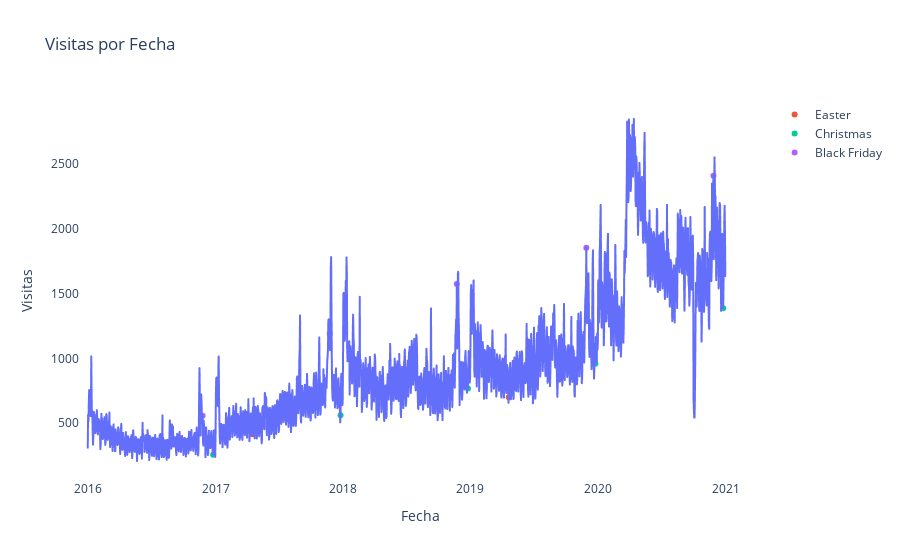

Notebook source saved alongside this figure:
### Code cell
fig = px.line(page_vis, x='ds', y='y', title='Visitas por Fecha')
for event in df_events['Event'].unique():
    df_plot = df_events[df_events['Event'] == event]
    fig.add_trace(go.Scatter(
        x=df_plot['ds'], y=df_plot['y'], mode='markers', name=event
    ))
fig.update_layout(xaxis_title='Fecha', yaxis_title='Visitas', plot_bgcolor='white')
fig.show()
fig.write_html(os.path.join(outputs_dir,'html', "visitas_por_fecha.html"))

### Figure 1 — Plotly figure (JSON) as saved in the notebook; plotly's stock layout.template omitted (floating-point values rounded to 4 significant figures; data arrays with more than 128 entries replaced by an {"elided": "..."} marker saying what was removed)
{"data": [{"hovertemplate": "ds=%{x}<br>y=%{y}<extra></extra>", "legendgroup": "", "line": {"color": "#636efa", "dash": "solid"}, "marker": {"symbol": "circle"}, "mode": "lines", "name": "", "showlegend": false, "type": "scattergl", "x": {"elided": "1827 str values"}, "xaxis": "x", "y": {"elided": "1827 int values"}, "yaxis": "y"}, {"mode": "markers", "name": "Easter", "type": "scatter", "x": ["2016-03-27T00:00:00", "2017-04-16T00:00:00", "2018-04-01T00:00:00", "2019-04-21T00:00:00", "2020-04-12T00:00:00"], "y": [355, 415, 761, 701, 2499]}, {"mode": "markers", "name": "Christmas", "type": "scatter", "x": ["2016-12-25T00:00:00", "2017-12-25T00:00:00", "2018-12-25T00:00:00", "2019-12-25T00:00:00", "2020-12-25T00:00:00"], "y": [258, 561, 768, 959, 1388]}, {"mode": "markers", "name": "Black Friday", "type": "scatter", "x": ["2016-11-25T00:00:00", "2017-11-24T00:00:00", "2018-11-23T00:00:00", "2019-11-29T00:00:00", "2020-11-27T00:00:00"], "y": [558, 1192, 1574, 1854, 2409]}], "layout": {"legend": {"tracegroupgap": 0}, "plot_bgcolor": "white", "title": {"text": "Visitas por Fecha"}, "xaxis": {"anchor": "y", "domain": [0, 1], "title": {"text": "Fecha"}}, "yaxis": {"anchor": "x", "domain": [0, 1], "title": {"text": "Visitas"}}}}
